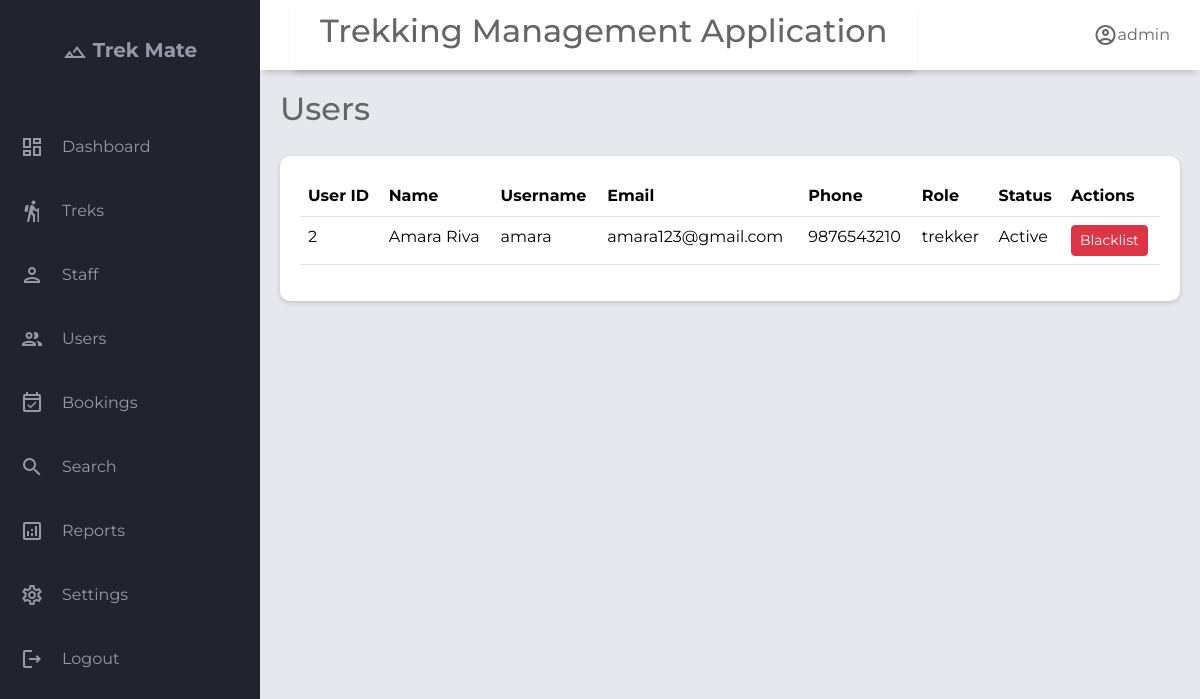
Before: /admin/users with the older database file.
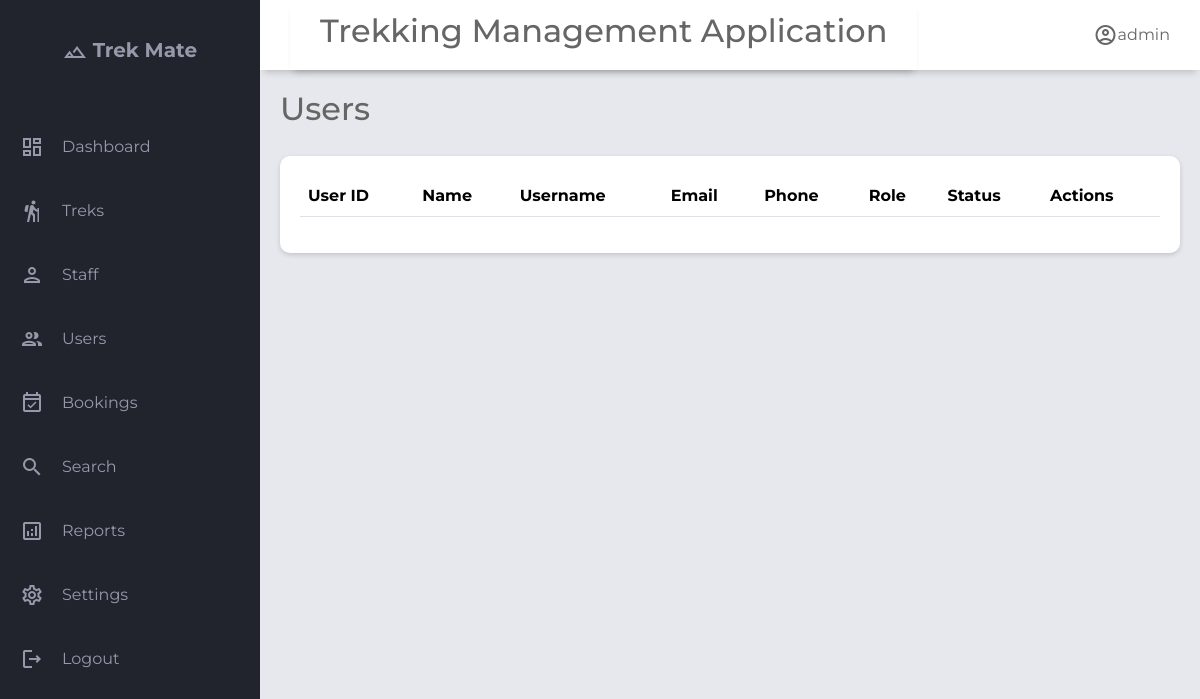
After: the same page with the newer database file.
### application/models.py (models this page shows)
class User(db.Model):
    __tablename__='user'
    id= db.Column(db.Integer, primary_key=True)
    username=db.Column(db.String(),unique=True,nullable=False)
    email=db.Column(db.String(),unique=True,nullable=False)
    password=db.Column(db.String(),nullable=False)
    full_name        = db.Column(db.String(), nullable=True)
    phone            = db.Column(db.String(), nullable=True)
    role=db.Column(Enum('admin','trek staff','trekker',name='user_role'),nullable=False,default='trekker')# admin | trek staff | trekker
    is_blacklisted=db.Column(db.Boolean,default=False)
    blacklist_reason=db.Column(db.Text,nullable=True)
    is_active=db.Column(db.Boolean,default=True)
    created_at       = db.Column(db.DateTime, default=db.func.now())
    updated_at       = db.Column(db.DateTime, onupdate=db.func.now())
    bookings=db.relationship('Booking',lazy=True, back_populates='user',cascade="all, delete-orphan") #all → apply operations like save, update, delete to the related bookings.
    staff_profile=db.relationship('Staff_profile',lazy=True,uselist=False,back_populates='user') #uselist= False means One-to-one (single object) while default it is one-to-many

### application/controller.py (the view)
@app.route("/admin/users")
def manage_users():
    users=User.query.filter(User.role!='admin').all()
    user=User.query.filter_by(role="admin").first()
    return render_template("a_users.html",users=users,user=user)

### templates/a_users.html (shortened to what this page needs)
{% extends "base.html" %}
{% block header_title %}
Users
{% endblock%}
{% block content %}
<div class="table-content">
  <table class="table">
    <thead>
      <tr>
        <th>User ID</th>
        <th>Name</th>
        <th>Username</th>
        <th>Email</th>
        <th>Phone</th>
        <th>Role</th>
        <th>Status</th>
        <th>Actions</th>
      </tr>
    </thead>
    <tbody>
      {% for user in users %}
      <tr>
        <td>{{ user.id }}</td>
        <td>{{ user.full_name if user.full_name else user.username }}</td>
        <td>{{ user.username}}</td>
        <td>{{ user.email }}</td>
        <td>{{ user.phone }}</td>
        <td>{{ user.role }}</td>
        <td>{% if user.is_blacklisted %} Blacklisted {% else %} Active {% endif %}</td>
        <td>
          {% if user.is_blacklisted %}
          <a href="{{ url_for('activate_user',user_id=user.id) }}" class="btn btn-success btn-sm">
            Activate
          </a>
          {% else %}
          <a href="{{ url_for('blacklist_user',user_id=user.id) }}" class="btn btn-danger btn-sm">
            Blacklist
          </a>
          {% endif %}
        </td>
      </tr>
      {% endfor %}
    </tbody>
  </table>
</div>
{% endblock %}

### templates/base.html (shortened to what this page needs)
<!DOCTYPE html>
<html lang="en">
<head>
    <link rel="stylesheet" href="https://cdn.jsdelivr.net/npm/bootstrap@5.3.8/dist/css/bootstrap.min.css">
    <link rel="stylesheet" href="{{ url_for('static',filename='style.css') }}">
</head>
<body>
    <div class="grid-container">
        <header class="header">
            <div class="header left">
                <h2>Trekking Management Application</h2>
            </div>
            <div class="header-right">
                <span class="material-icons-outlined">account_circle</span>{{user.username}}
            </div>
        </header>
        <aside id="sidebar">
            <div class="sidebar-title">
                <div class="sidebar-brand">
                    <span class="material-icons-outlined">filter_hdr</span> Trek Mate
                </div>
            </div>
            <ul class="sidebar-list">
                <li class="sidebar-list-item">
                    <span class="material-icons-outlined">dashboard</span> <a href="/admin">Dashboard</a>
                </li>
                <li class="sidebar-list-item">
                    <span class="material-icons-outlined">hiking</span> <a href="/admin/treks">Treks</a>
                </li>
                <li class="sidebar-list-item">
                    <span class="material-icons-outlined">person</span> <a href="/admin/staff">Staff</a>
                </li>
                <li class="sidebar-list-item">
                    <span class="material-icons-outlined">group</span> <a href="/admin/users">Users</a>
                </li>
                <li class="sidebar-list-item">
                    <span class="material-icons-outlined">event_available</span> <a href="/admin/bookings">Bookings</a>
                </li>
                <li class="sidebar-list-item">
                    <span class="material-icons-outlined">search</span> <a href="/admin/search">Search</a>
                </li>
                <li class="sidebar-list-item">
                    <span class="material-icons-outlined">analytics</span><a href="">Reports</a>
                </li>
                <li class="sidebar-list-item">
                    <span class="material-icons-outlined">settings</span><a href="">Settings</a>
                </li>
                <li class="sidebar-list-item">
                    <span class="material-icons-outlined">logout</span><a href="/login">Logout</a>
                </li>
            </ul>
        </aside>
        <main class="main-container">
            <div class="main-title">
                <div>
                    <h2>{% block header_title %}Dashboard{% endblock %}</h2>
                </div>
            </div>
            {% block content %}
            {% endblock %}
        </main>
    </div>
</body>
</html>

### static/style.css (style rules this page uses)
body { margin: 0; padding: 0; box-sizing: border-box; background-color: #e6e8ed; color: #666666; font-family: "Montserrat",sans-serif; }
.material-icons-outlined { vertical-align: middle; line-height: 1px; }
.grid-container { display: grid; grid-template-columns: 260px 1fr 1fr 1fr ; grid-template-rows: 0.2fr 3fr; grid-template-areas: "sidebar header header header" "sidebar main main main" ; height: 100vh; }
.header { grid-area: header; height: 70px; background-color: #ffffff; display: flex; align-items: center; justify-content: space-between; padding: 0 30px 0 30px; box-shadow: 0 6px 7px -4px rgba(0,0,0,0.2); }
#sidebar { grid-area: sidebar; height: 100%; background-color: #21232d; color: #9799ab; overflow-y: auto; transition: all 0.5s; }
.sidebar-title { display: flex; justify-content: center; align-items: center; padding: 20px 20px 20px 20px; margin-bottom: 30px; }
.sidebar-brand { margin-top: 15px; font-size: 20px; font-weight: 700; }
.sidebar-list { padding: 0; margin-top: 15px; list-style-type: none; width:100%; }
.sidebar-list-item { padding: 20px 20px 20px 20px; display: flex; align-items: center; width:100%; gap: 18px; border-radius:10px; transition:0.3s; }
.main-container { grid-area: main; overflow-y: auto; padding: 20px 20px; }
.main-title { display: flex; justify-content: space-between; align-items:center; }
.table-content { width: 100%; margin-top: 20px; background:white; border-radius:10px; padding:20px; box-shadow:0 2px 5px rgba(0,0,0,.15); }
table { width: 100%; border-collapse:collapse; }
th,td { padding:15px; text-align:left; }
thead { background:#f5f5f5; }

### templates/base.html (style rules this page uses)
a { text-decoration: none; color: #9799ab; }

Changed rows visible on the page:
removed User: id "2", full_name "Amara Riva", username "amara", email "amara123@gmail.com", phone "9876543210", role "trekker", is_blacklisted "Active"
